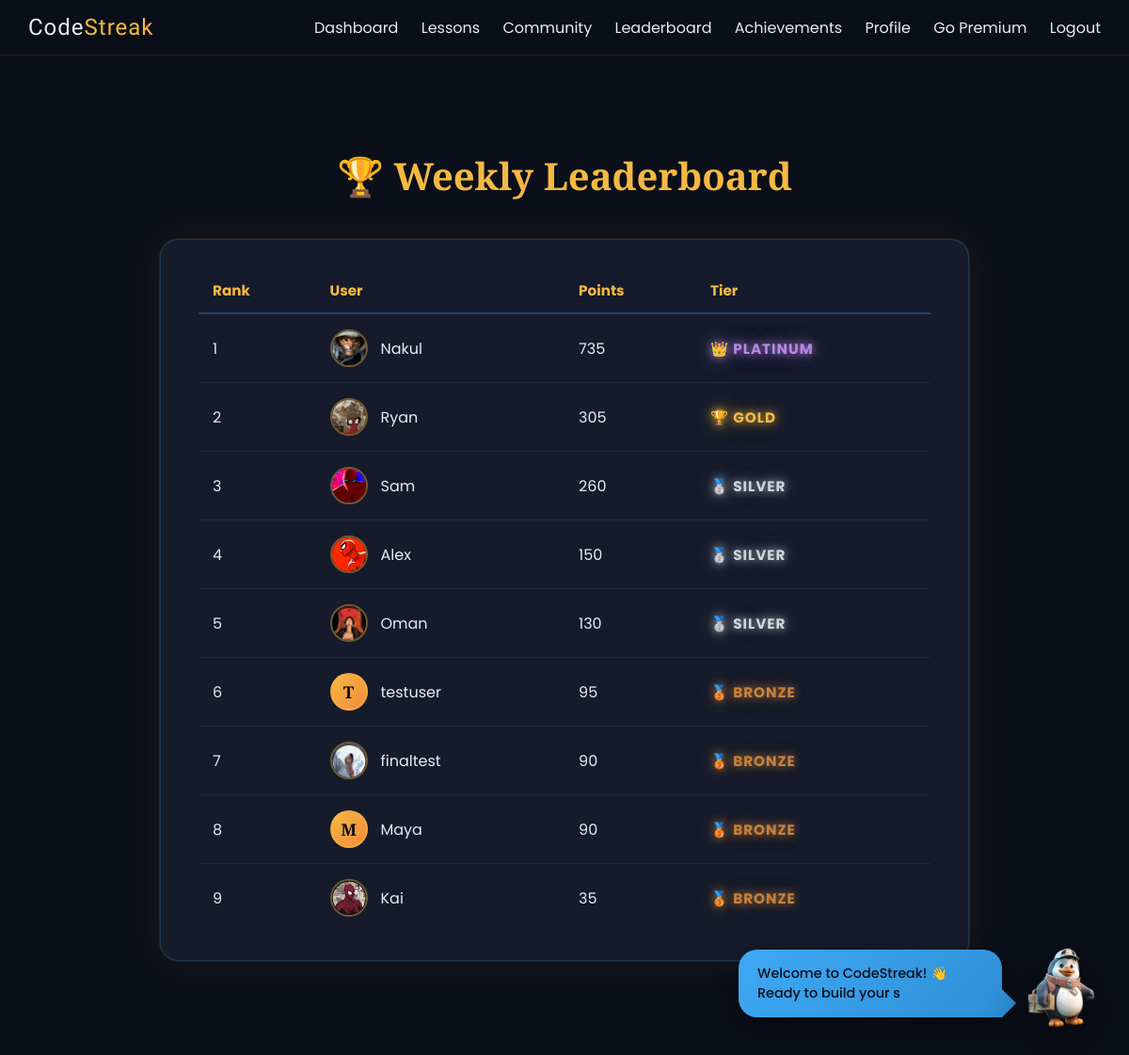
/leaderboard (signed in), run on the app's committed database.
### tables this page shows
CREATE TABLE users (
    id INTEGER PRIMARY KEY AUTOINCREMENT,
    username TEXT UNIQUE NOT NULL,
    email TEXT UNIQUE NOT NULL,
    password_hash TEXT NOT NULL,
    security_question TEXT,
    security_answer TEXT,
    streak INTEGER DEFAULT 0,
    streak_charge INTEGER DEFAULT 1,
    total_points INTEGER DEFAULT 0,
    weekly_points INTEGER DEFAULT 0,
    rank TEXT DEFAULT 'Bronze',
    premium INTEGER DEFAULT 0,
    achievements TEXT DEFAULT '[]',
    profile_picture TEXT,
    bio TEXT DEFAULT '',
    learning_goal TEXT DEFAULT 'Learning Python',
    avatar_emoji TEXT DEFAULT '🐉',
    created_at TIMESTAMP DEFAULT CURRENT_TIMESTAMP
);

### app.py (the view)
@app.route('/leaderboard')
def leaderboard():
    if 'user_id' not in session:
        return redirect(url_for('login'))
    conn = get_db()
    cur = conn.cursor()
    update_user_rank(session['user_id'])
    conn = get_db()
    cur = conn.cursor()
    cur.execute("""
        SELECT id, username, weekly_points, `rank`, profile_picture
        FROM users
        ORDER BY weekly_points DESC
        LIMIT 20
    """)
    users = cur.fetchall()
    cur.close()
    conn.close()
    return render_template('leaderboard.html', users=users)

### app.py (called while the page is built)
def get_db():
    conn = sqlite3.connect(DATABASE, detect_types=sqlite3.PARSE_DECLTYPES)
    conn.row_factory = sqlite3.Row
    return conn

def update_user_rank(user_id):
    conn = get_db()
    cur = conn.cursor()
    cur.execute("SELECT total_points FROM users WHERE id = ?", (user_id,))
    user = cur.fetchone()
    if not user:
        cur.close()
        conn.close()
        return None
    xp = user['total_points']
    if xp >= 450:
        new_rank = 'Platinum'
    elif xp >= 300:
        new_rank = 'Gold'
    elif xp >= 100:
        new_rank = 'Silver'
    else:
        new_rank = 'Bronze'
    cur.execute("UPDATE users SET `rank` = ? WHERE id = ?", (new_rank, user_id))
    conn.commit()
    cur.close()
    conn.close()
    return new_rank

### templates/leaderboard.html (shortened to what this page needs)
{% extends 'base.html' %}
{% block content %}
<div class="page-container">
    <div class="page-header">
        <h1 class="page-title">🏆 Weekly Leaderboard</h1>
    </div>
    <div class="leaderboard-table">
        {% if users %}
        <table class="lb-table">
            <thead>
                <tr>
                    <th>Rank</th>
                    <th>User</th>
                    <th>Points</th>
                    <th>Tier</th>
                </tr>
            </thead>
            <tbody>
                {% for u in users %}
                <tr>
                    <td>{{ loop.index }}</td>
                    <td>
                        <div class="lb-user-cell">
                            {% if u['profile_picture'] %}
                                <img src="{{ url_for('static', filename='uploads/' + u['profile_picture']) }}"
                                     alt="{{ u['username'] }}"
                                     class="lb-avatar">
                            {% else %}
                                <div class="lb-avatar-initial">{{ u['username'][0]|upper }}</div>
                            {% endif %}
                            <span>{{ u['username'] }}</span>
                        </div>
                    </td>
                    <td>{{ u['weekly_points'] }}</td>
                    <td class="lb-tier-cell {{ u['rank']|lower }}">
                        {% if u['rank'] == 'Bronze' %}🥉
                        {% elif u['rank'] == 'Silver' %}🥈
                        {% elif u['rank'] == 'Gold' %}🏆
                        {% elif u['rank'] == 'Platinum' %}👑
                        {% endif %}
                        {{ u['rank'] }}
                    </td>
                </tr>
                {% endfor %}
            </tbody>
        </table>
        {% else %}
        <div class="empty-state">
            No players yet. Be the first to complete a lesson! 🚀
        </div>
        {% endif %}
    </div>
</div>
{% endblock %}

### templates/base.html (style rules this page uses)
:root { --near-black: #0B0F19; --azure-blue: #3FA9F5; --amber-gold: #F5B942; --emerald: #2ED9A5; --off-white: #E8EBF2; --surface: #151B2B; --surface-2: #1E2538; --champion-blue: #0B0F19; --lavender-tonic: #3FA9F5; --exotic-orange: #F5B942; --dirty-white: #E8EBF2; --ink: #0B0F19; --paper: #E8EBF2; --yellow: #F5B942; --red: #3FA9F5; --beige: #3FA9F5; --dark: #0B0F19; font-family: 'Poppins', sans-serif; color: var(--off-white); background: var(--near-black); }
* { box-sizing: border-box; margin: 0; padding: 0; }
html { min-height: 100%; background: var(--near-black); scroll-behavior: smooth; }
body { margin: 0; min-height: 100%; background: var(--near-black); overflow-x: hidden; font-family: 'Poppins', sans-serif; color: var(--off-white); }

### templates/leaderboard.html (style rules this page uses)
.page-container { max-width: 900px; margin: 80px auto; padding: 20px; }
.page-header { text-align: center; margin-bottom: 40px; }
.page-title { font-family: 'Playfair Display', serif; font-size: 2.5rem; color: var(--amber-gold); margin-bottom: 10px; }
.leaderboard-table { background: #151B2B; border: 1px solid rgba(63, 169, 245, 0.2); border-radius: 20px; padding: 30px 40px; box-shadow: 0 0 0 1px rgba(245, 185, 66, 0.1), 0 0 40px rgba(245, 185, 66, 0.08); }
.lb-table { width: 100%; border-collapse: collapse; }
.lb-table th { color: var(--amber-gold); text-align: left; font-size: 0.95rem; font-weight: 700; padding: 12px 15px; border-bottom: 2px solid rgba(63, 169, 245, 0.3); }
.lb-table td { padding: 16px 15px; color: var(--off-white); border-bottom: 1px solid rgba(63, 169, 245, 0.1); }
.lb-table tr:last-child td { border-bottom: none; }
.lb-user-cell { display: flex; align-items: center; gap: 14px; }
.lb-avatar { width: 40px; height: 40px; border-radius: 50%; object-fit: cover; border: 2px solid rgba(245, 185, 66, 0.4); flex-shrink: 0; }
.lb-avatar-initial { width: 40px; height: 40px; border-radius: 50%; background: linear-gradient(135deg, var(--amber-gold), #F5893D); color: var(--near-black); display: flex; justify-content: center; align-items: center; font-family: 'Playfair Display', serif; font-weight: 700; font-size: 1.1rem; flex-shrink: 0; border: 2px solid rgba(245, 185, 66, 0.4); }
.lb-tier-cell { font-weight: 700; font-size: 0.95rem; text-transform: uppercase; letter-spacing: 1px; transition: all 0.3s ease; }
.lb-tier-cell.bronze { color: #C8823C; text-shadow: 0 0 10px rgba(200, 130, 60, 0.8), 0 0 20px rgba(200, 130, 60, 0.4); }
.lb-tier-cell.silver { color: #D0D5DD; text-shadow: 0 0 10px rgba(208, 213, 221, 0.8), 0 0 20px rgba(208, 213, 221, 0.4); }
.lb-tier-cell.gold { color: #F5B942; text-shadow: 0 0 10px rgba(245, 185, 66, 0.9), 0 0 20px rgba(245, 185, 66, 0.5); }
.lb-tier-cell.platinum { color: #B888E8; text-shadow: 0 0 10px rgba(184, 136, 232, 0.9), 0 0 20px rgba(184, 136, 232, 0.5); }

### data on the page
users: profile_picture (picture), username "Nakul", weekly_points "735", rank "PLATINUM"
users: profile_picture (picture), username "Ryan", weekly_points "305", rank "GOLD"
users: profile_picture (picture), username "Sam", weekly_points "260", rank "SILVER"
users: profile_picture (picture), username "Alex", weekly_points "150", rank "SILVER"
users: profile_picture (picture), username "Oman", weekly_points "130", rank "SILVER"
users: username "T", username "testuser", weekly_points "95", rank "BRONZE"
users: profile_picture (picture), username "finaltest", weekly_points "90", rank "BRONZE"
users: username "M", username "Maya", weekly_points "90", rank "BRONZE"
users: profile_picture (picture), username "Kai", weekly_points "35", rank "BRONZE"
